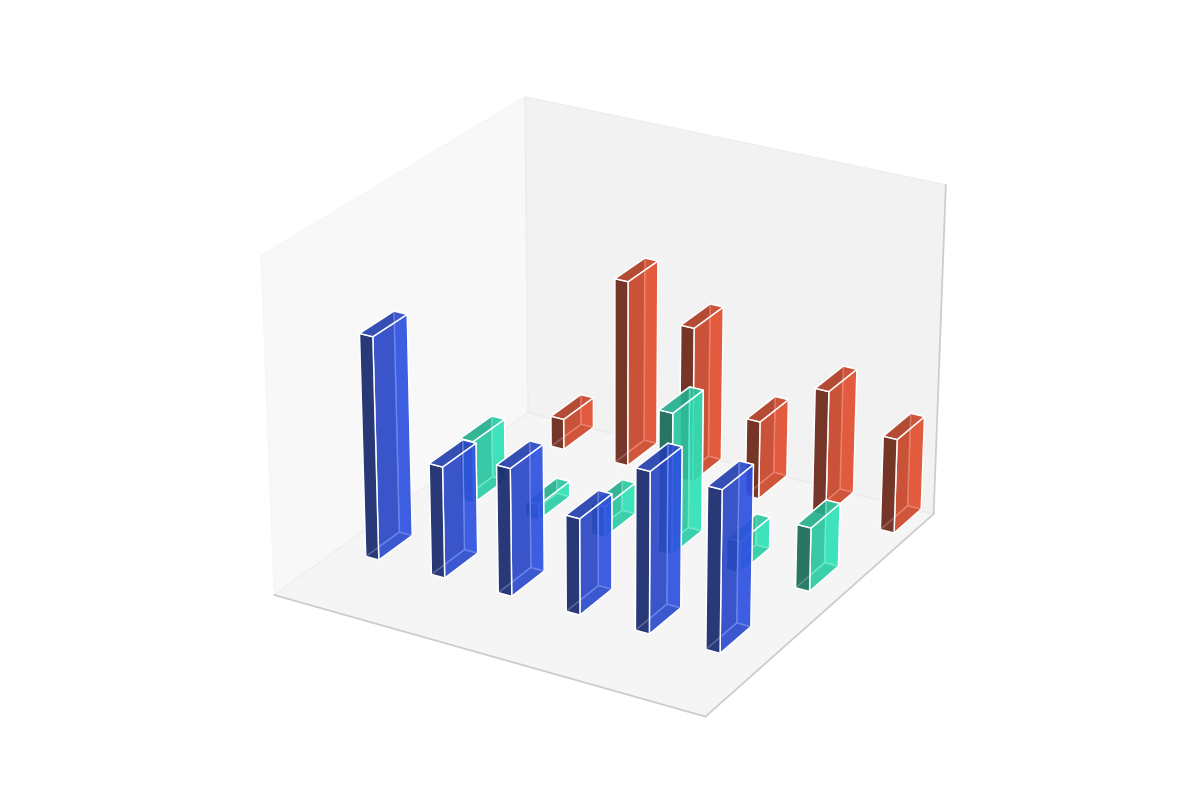

Write Python code to recreate this figure.
import matplotlib.pyplot as plt
import numpy as np

# Data
celestial_bodies = ['Mercury', 'Venus', 'Mars', 'Jupiter', 'Saturn', 'Asteroids']
missions_data = {
    'Orbiters': [30, 40, 25, 50, 60, 10],
    'Landers': [20, 10, 45, 10, 5, 20],
    'Flybys': [50, 50, 30, 40, 35, 70]
}

# Creating a figure and 3D axes
fig = plt.figure(figsize=(12, 8))
ax = fig.add_subplot(111, projection='3d')

# X and Y positions for bars
x_pos = np.arange(len(celestial_bodies))
y_pos = np.arange(len(missions_data))

# Bar dimensions
bar_width = 0.2
bar_depth = 0.4

# Colors for mission types
colors = ['#FF5733', '#33FFCE', '#335BFF'] 

# Plot each mission type
for idx, (mission_type, percentages) in enumerate(missions_data.items()):
    x_offset = bar_width * idx  # Shifting each type on X-axis
    ax.bar3d(x_pos + x_offset, idx, [0] * len(percentages), bar_width, bar_depth, percentages,
             color=colors[idx], alpha=0.7)

# Remove axis labels, titles, and legend
ax.set_xticks([])
ax.set_yticks([])
ax.set_zticks([])
ax.set_xlim(0, len(celestial_bodies))
ax.set_ylim(0, len(missions_data))
ax.set_zlim(0, 100)

# Adjust layout to prevent overlap
plt.tight_layout()

# Viewing angle adjustments
ax.view_init(elev=25, azim=120)

# Display plot
plt.show()
